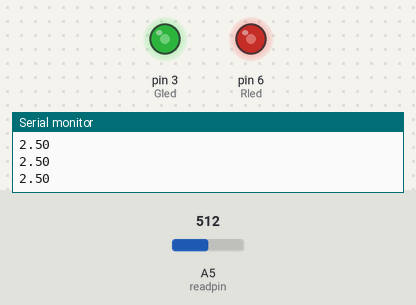
This sketch was run on a simulated Arduino Uno, built with avr-gcc and run on an emulated ATmega328P. On the bench: output pins drawn as LEDs (lit = HIGH), the last lines printed to the serial monitor. The inputs (shaded band) are chosen by the test bench; at power-on: A5 (readpin) = 512.

Above: at 1.2 s.
1.3 s: A5 (readpin) set to 716
At 2.0 s:
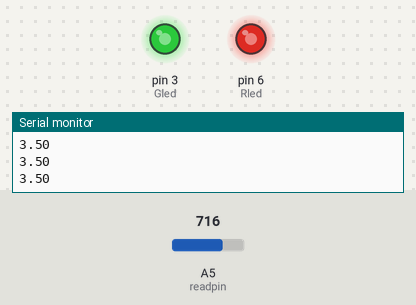
2.8 s: A5 (readpin) set to 900
At 3.1 s:
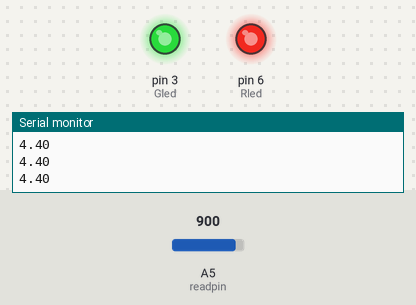
4.3 s: A5 (readpin) set to 122
At 5.3 s:
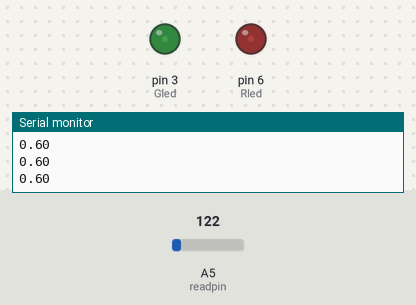
5.8 s: A5 (readpin) set to 0
At 6.7 s:
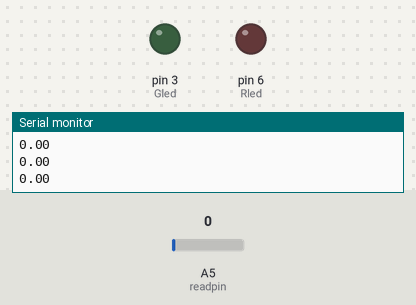
7.3 s: A5 (readpin) set to 511
At 7.8 s:
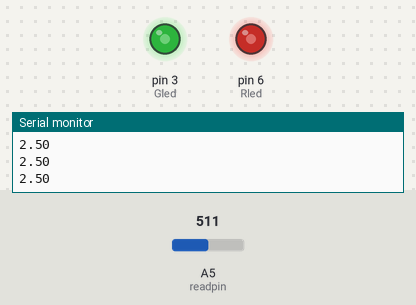
Timing chart, 0 to 9.8 s (numbered marks = the images above; inputs shaded):
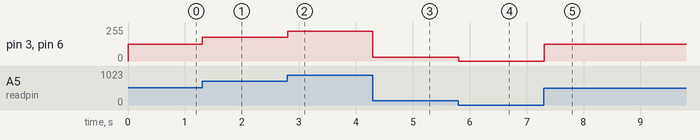

The sketch:

DimmableLED.ino
```cpp
int readpin = A5;
int readval;
float analogOutG;
float analogOutR;
float v;
int dt = 10;
int Gled = 3;
int Rled = 6;


void setup() {
  // put your setup code here, to run once:
  pinMode(readpin, INPUT);
  pinMode(Gled, OUTPUT);
  pinMode(Rled, OUTPUT);
  Serial.begin(9600);
}

void loop() {
  // put your main code here, to run repeatedly:
  readval = analogRead(readpin);
  v = (5./1023.)*readval;


  analogOutG = (255./1023.)*readval;
  analogWrite(Gled, analogOutG);

  analogOutR = (255./1023.)*readval;
  analogWrite(Rled, analogOutR);

  Serial.println(analogOutG *(5./255.));
  delay(dt);


}
```

Measured:
- after the input at 1.3 s, pin 3 (Gled), pin 6 (Rled): 127/255 → 178/255 at once
- after the input at 2.8 s, pin 3 (Gled), pin 6 (Rled): 178/255 → 224/255 at once
- after the input at 4.3 s, pin 3 (Gled), pin 6 (Rled): 224/255 → 30/255 at once
- after the input at 5.8 s, pin 3 (Gled), pin 6 (Rled): 30/255 → 0/255 at once
- after the input at 7.3 s, pin 3 (Gled), pin 6 (Rled): 0/255 → 127/255 at once
